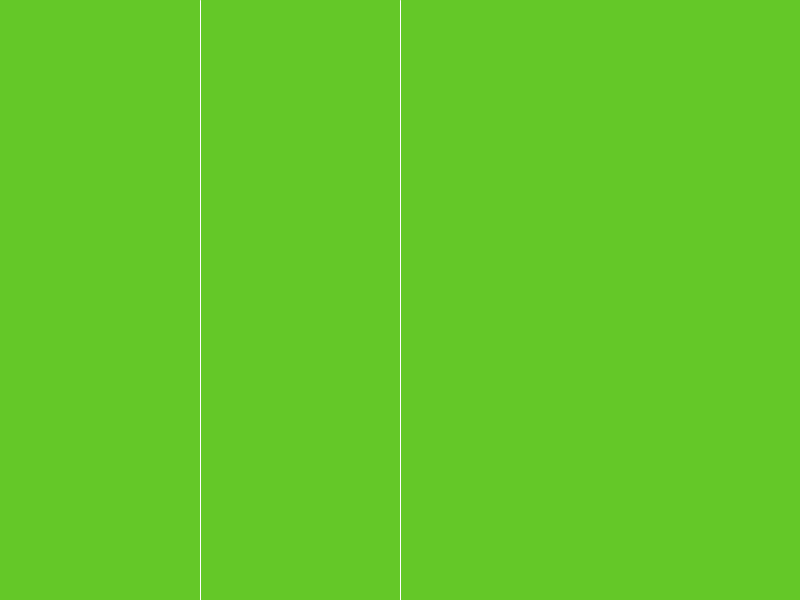
Frame 1 (no input)
Frame 60 (the mouse pressed at the canvas centre just before this capture): identical to frame 1, image omitted
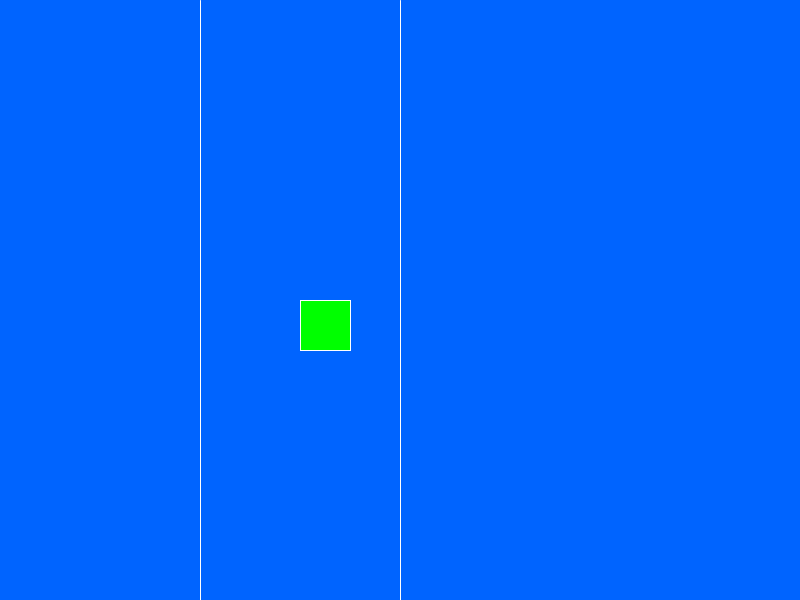
Frame 120 (the mouse held since frame 60 and released just before this capture)

The Processing sketch that drew these frames (run headless with seeded random() and noise(); from frame 60 on, the mouse is pressed at the canvas centre):

// Processing sketch: conditionals2
// ── conditionals2.pde
void setup() {
  size(800,600);
}

void draw() {
  background(100, 200, 40);
  
  // Dependent ifs
  if(mouseX > 400) {
    background(255, 100, 0);
  } else if(mouseX > 200) {
    background(0, 100, 255);
  }
  
  // Independent Ifs
  if(mouseX > 400) {
    fill(255, 0, 0);
    rect(300, 100, 50, 50);
  }
  if(mouseX > 200) {
    fill(0, 255, 0);
    rect(300, 300, 50, 50);
  }
  
  stroke(255);
  line(200, 0, 200, height);
  
  line(400, 0, 400, height);
}
